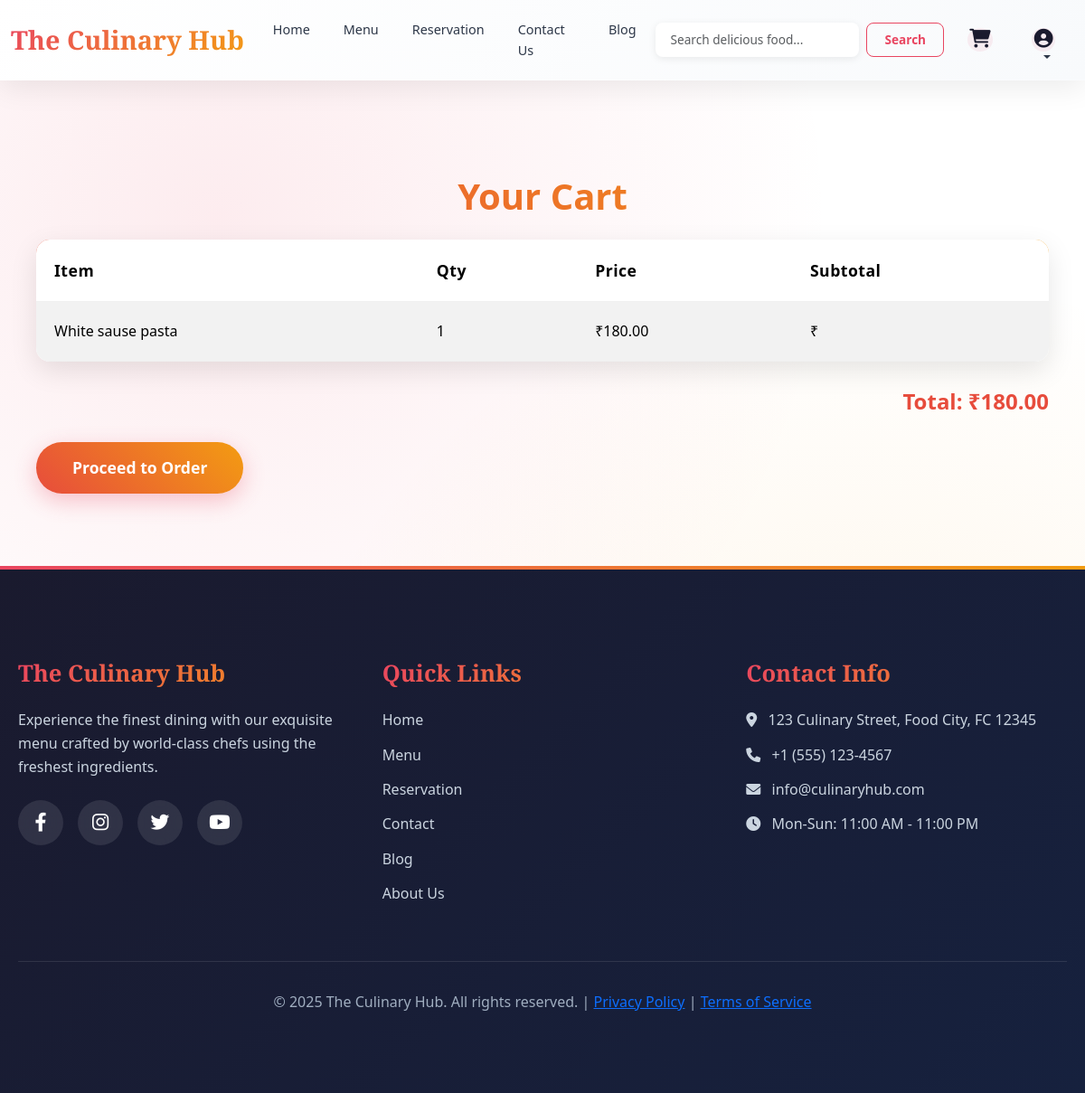
Screenshot of /menu/cart/ (signed in) with the database file from the repository.
### menu/models.py (models this page shows, shortened)
class CartItem(models.Model):
    user = models.ForeignKey(User, on_delete=models.CASCADE)
    item = models.ForeignKey(MenuItem, on_delete=models.CASCADE)
    quantity = models.PositiveIntegerField(default=1)
    class Meta:
        unique_together = ('user', 'item')  # Prevent duplicates

class MenuItem(models.Model):
    name = models.CharField(max_length=100)
    description = models.TextField()
    price = models.DecimalField(max_digits=6, decimal_places=2)
    image = models.ImageField(upload_to='menu_images/', null=True, blank=True)
    category = models.ForeignKey(Category, on_delete=models.CASCADE, related_name='menu_items', default=1)
    is_vegetarian = models.BooleanField(default=False)
    is_vegan = models.BooleanField(default=False)
    is_gluten_free = models.BooleanField(default=False)
    order_count = models.PositiveIntegerField(default=0)  # Track popularity

### menu/views.py (the view)
# urls.py: path('cart/', views.cart_view, name='cart'),
@login_required
def cart_view(request):
    cart_items = CartItem.objects.filter(user=request.user)
    total = sum(item.item.price * item.quantity for item in cart_items)
    return render(request, 'menu/cart.html', {
        'cart_items': cart_items,
        'total': total,
    })

### menu/templates/menu/cart.html (shortened to what this page needs)
{% extends 'base.html' %}
{% block content %}
    <div class="container">
        <h2 class="mb-4">Your Cart</h2>
        {% if cart_items %}
            <table class="table table-striped">
                <thead>
                    <tr>
                        <th>Item</th>
                        <th>Qty</th>
                        <th>Price</th>
                        <th>Subtotal</th>
                        </tr>
                </thead>
                <tbody>
                    {% for item in cart_items %}
                        <tr>
                            <td>{{ item.item.name }}</td>
                            <td>{{ item.quantity }}</td>
                            <td>₹{{ item.item.price }}</td>
                            <td>₹{{ item.item.price|floatformat:2|add:item.quantity|floatformat:2 }}</td>
                            </tr>
                    {% endfor %}
                </tbody>
            </table>
            <div class="text-end">
                <h5>Total: ₹{{ total|floatformat:2 }}</h5>
            </div>
        {% else %}
            <div class="alert alert-info">
                Your cart is empty 🛒
            </div>
        {% endif %}
        <a href="{% url 'menu:place_order' %}" class="btn btn-primary">Proceed to Order</a>
    </div>
    {% endblock %}

### templates/base.html (style rules this page uses)
:root { --primary-color: #1a1a2e; --secondary-color: #16213e; --accent-color: #e94560; --accent-light: #f39c12; --text-dark: #2d3748; --text-light: #718096; --text-white: #ffffff; --bg-light: #f8fafc; --bg-card: #ffffff; --bg-dark: #0f0f23; --shadow-light: rgba(0, 0, 0, 0.08); --shadow-medium: rgba(0, 0, 0, 0.12); --shadow-heavy: rgba(0, 0, 0, 0.20); --border-radius: 16px; --border-radius-small: 8px; --transition: all 0.3s cubic-bezier(0.4, 0, 0.2, 1); --gradient-primary: linear-gradient(135deg, #1a1a2e 0%, #16213e 100%); --gradient-accent: linear-gradient(135deg, #e94560 0%, #f39c12 100%); --gradient-card: linear-gradient(135deg, #ffffff 0%, #f8fafc 100%); }
* { margin: 0; padding: 0; box-sizing: border-box; }
body { background: linear-gradient(135deg, #f8fafc 0%, #e2e8f0 100%); font-family: 'Poppins', sans-serif; line-height: 1.6; color: var(--text-dark); min-height: 100vh; overflow-x: hidden; }
.btn-primary { background: var(--gradient-accent); border: none; border-radius: var(--border-radius); padding: 0.8rem 2rem; font-weight: 600; transition: var(--transition); box-shadow: 0 8px 24px rgba(233, 69, 96, 0.3); position: relative; overflow: hidden; }
.btn-primary::before { content: ''; position: absolute; top: 0; left: -100%; width: 100%; height: 100%; background: linear-gradient(90deg, transparent, rgba(255, 255, 255, 0.2), transparent); transition: var(--transition); }
.bg-pattern { background-image: radial-gradient(circle at 20% 20%, rgba(233, 69, 96, 0.1) 0%, transparent 50%), radial-gradient(circle at 80% 80%, rgba(243, 156, 18, 0.1) 0%, transparent 50%); }

### menu/templates/menu/cart.html (style rules this page uses)
body { font-family: 'Segoe UI', Tahoma, Geneva, Verdana, sans-serif; background: linear-gradient(135deg, #fdf7f0 0%, #f8f4f0 100%); line-height: 1.6; color: #333; min-height: 100vh; }
.container { max-width: 1200px; margin: 0 auto; padding: 40px 20px; }
h2 { background: linear-gradient(45deg, #e74c3c, #f39c12); background-clip: text; -webkit-background-clip: text; -webkit-text-fill-color: transparent; margin-bottom: 30px; font-size: 2.5rem; font-weight: 700; text-align: center; }
.table { width: 100%; border-collapse: collapse; background: white; border-radius: 15px; overflow: hidden; box-shadow: 0 10px 30px rgba(0,0,0,0.1); margin-bottom: 30px; }
.table thead { background: linear-gradient(45deg, #e74c3c, #f39c12); color: white; }
.table th, .table td { padding: 20px; text-align: left; border-bottom: 1px solid #f0f0f0; }
.table th { font-weight: 600; font-size: 1.1rem; letter-spacing: 0.5px; }
.text-end { text-align: right; margin-bottom: 30px; }
.text-end h5 { font-size: 1.5rem; font-weight: 700; color: #e74c3c; }
.btn { display: inline-block; padding: 15px 40px; font-size: 1.1rem; font-weight: 600; text-decoration: none; border-radius: 30px; border: none; cursor: pointer; transition: all 0.3s ease; text-align: center; }
.btn-primary { background: linear-gradient(45deg, #e74c3c, #f39c12); color: white; }

### rows the page displays
CartItem: item.name "White sause pasta", quantity "1", item.price "180.00"

### other values shown
{{ total|floatformat:2 }} "180.00"
